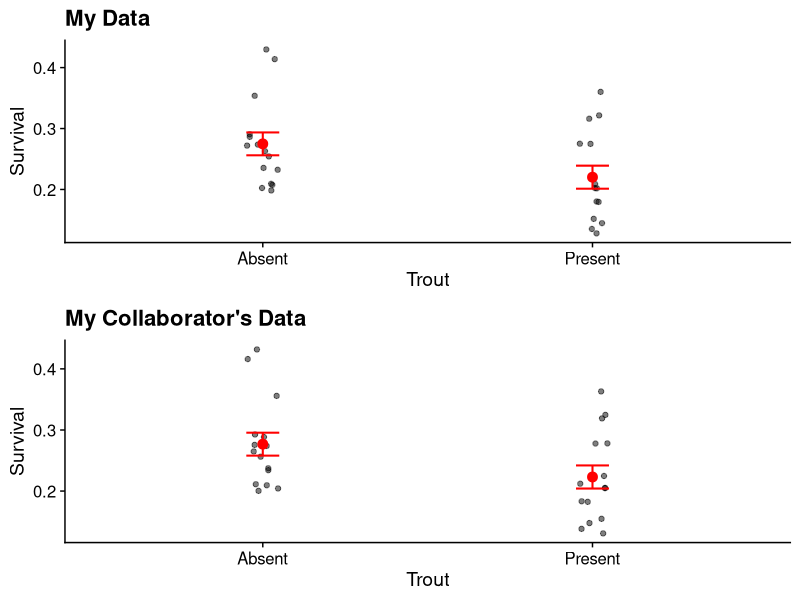
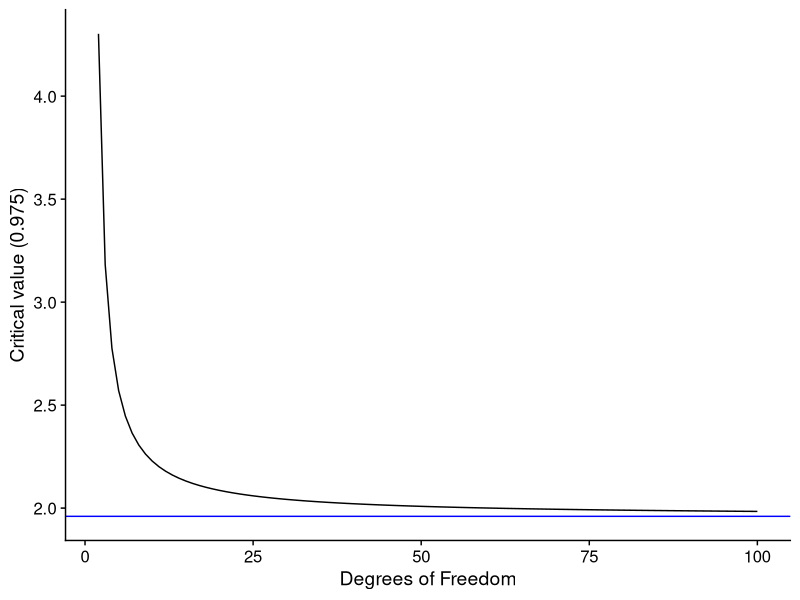

These figures' R source, in order:
## ---- chunk 1
#| label: setup
#| message: false
#| warning: false

# FIXME
library(tidyverse)
library(readxl)
library(cowplot)

library(knitr)
theme_set(theme_cowplot())

# Datasets
#   Stalkies.csv
#   BrookTrout1.csv
#   BrookTrout2.csv
#   mammals.xlsx

## ---- chunk 2
# FIXME

stalk <- read_csv("../data/Stalkies.csv", show_col_types = FALSE)
glimpse(stalk)
## ---- chunk 3
# FIXME

stalk <- read_csv("../data/Stalkies.csv", show_col_types = FALSE)


# Cotton
Cotton <- stalk |> filter(food_source == "Cotton") |> pull(eye_span)
(Cotton_Approx <- c(mean(Cotton) - 2 * sd(Cotton) / sqrt(length(Cotton)),
                    mean(Cotton) + 2 * sd(Cotton) / sqrt(length(Cotton))))

# Corn
Corn <- stalk |> filter(food_source == "Corn") |> pull(eye_span)
(Corn_Approx <- c(mean(Corn) - 2 * sd(Corn) / sqrt(length(Corn)),
                 mean(Corn) + 2 * sd(Corn) / sqrt(length(Corn))))


# Or doing this is all one step by subsetting
mean(stalk$eye_span[stalk$food_source == 'Cotton']) -
  2 * sd(stalk$eye_span[stalk$food_source == 'Cotton'] /
           sqrt(length(stalk$eye_span[stalk$food_source == 'Cotton'])))

mean(stalk$eye_span[stalk$food_source == 'Cotton']) +
  2 * sd(stalk$eye_span[stalk$food_source == 'Cotton'] /
           sqrt(length(stalk$eye_span[stalk$food_source == 'Cotton'])))

mean(stalk$eye_span[stalk$food_source == 'Corn']) -
  2 * sd(stalk$eye_span[stalk$food_source == 'Corn'] /
           sqrt(length(stalk$eye_span[stalk$food_source == 'Corn'])))

mean(stalk$eye_span[stalk$food_source == 'Corn']) +
  2 * sd(stalk$eye_span[stalk$food_source == 'Corn'] /
           sqrt(length(stalk$eye_span[stalk$food_source == 'Corn'])))

## We can write functions to do the SEM and approximate CI
## approx_CI returns a tibble with the lower and upper
## bounds of the CI. Note the use of group_modify() to 
## apply approx_CI() to each group.
SEM <- function(x) return(sd(x) / sqrt(length(x)))

approx_CI <- function(x, ...) {
  upper <- mean(x) + 2 * SEM(x)
  lower <- mean(x) - 2 * SEM(x)
  return(tibble(lower, upper))
}

stalk |> 
  group_by(food_source) |> 
  group_modify(~ approx_CI(.x$eye_span))
## ---- chunk 4
# FIXME

# Cotton
t_crit <- qt(0.975, df = length(Cotton) - 1)
(Cotton_Exact <- c(mean(Cotton) - t_crit * SEM(Cotton),
                  mean(Cotton) + t_crit * SEM(Cotton)))

# Corn
t_crit <- qt(0.975, df = length(Corn) - 1)
(Corn_Exact <- c(mean(Corn) - t_crit * SEM(Corn),
                 mean(Corn) + t_crit * SEM(Corn)))

# And using a modified version of our function
exact_CI <- function(x, ...) {
  t_crit <- qt(0.975, df = length(x) - 1)
  upper <- mean(x) + t_crit * SEM(x)
  lower <- mean(x) - t_crit * SEM(x)
  return(tibble(lower, upper))
}

stalk |> 
  group_by(food_source) |> 
  group_modify(~ exact_CI(.x$eye_span)) |> 
  ungroup() |> 
  print(digits = 4)

# Differences
diff(Cotton_Approx)
diff(Cotton_Exact)

diff(Corn_Approx)
diff(Corn_Exact)
## ---- chunk 5
# FIXME
BT1 <- read_csv("../data/BrookTrout1.csv", show_col_types = FALSE)
BT2 <- read_csv("../data/BrookTrout2.csv", show_col_types = FALSE)
## ---- chunk 6
# FIXME
p1 <- ggplot(BT1, aes(x = Trout, y = Proportion_Surviving)) +
  geom_point(position = position_jitter(width = 0.05), alpha = 0.5) +
  stat_summary(fun = mean, geom = "point", size = 3, color = "red") +
  stat_summary(fun.data = mean_se, geom = "errorbar", width = 0.1,
               color = "red", size = 0.7) +
  labs(x = "Trout", y = "Survival", title = "My Data")
p2 <- ggplot(BT2, aes(x = Trout, y = Proportion_Surviving)) +
  geom_point(position = position_jitter(width = 0.05), alpha = 0.5) +
  stat_summary(fun = mean, geom = "point", size = 3, color = "red") +
  stat_summary(fun.data = mean_se, geom = "errorbar", width = 0.1,
               color = "red", size = 0.7) +
  labs(x = "Trout", y = "Survival", title = "My Collaborator's Data")

plot_grid(p1, p2, nrow = 2)
## ---- chunk 7
# FIXME
fm1 <- lm(Proportion_Surviving ~ Trout, BT1)
summary(fm1)
## ---- chunk 8
# FIXME
fm2 <- lm(Proportion_Surviving ~ Trout, BT2)
summary(fm2)
## ---- chunk 9
M <- tibble::tibble(Survival = c("Survived", "Did not survive"),
                    `Trout absent` = c(946, 3470),
                    `Trout present` = c(919, 3876))
knitr::kable(M)
## ---- chunk 10
# FIXME
CVs <- tibble(dfs = seq(2, 100, by = 1),
              crit_vals = qt(0.975, df = dfs,
                             lower.tail = TRUE))

CVs |>
  ggplot(aes(dfs, crit_vals)) +
  geom_line() +
  geom_hline(yintercept = qnorm(0.025, lower.tail = FALSE),
             color = "blue") +
  labs(x = "Degrees of Freedom", y = "Critical value (0.975)")
## ---- chunk 11
# Let's just adapt the approximate CI function from
# Problem Set 6. We will make it a little more flexible
# by allowing us to specify the desired interval with
# `prob`. Default to 95% CI.
SEM <- function(x) return(sd(x) / sqrt(length(x)))

exact_CI <- function(x, prob = 0.95) {
  t_crit <- qt((1 - prob) / 2,
               df = length(x) - 1,
               lower.tail = FALSE)
  Upper <- mean(x) + t_crit * SEM(x)
  Lower <- mean(x) - t_crit * SEM(x)
  return(tibble(Lower, Mean = mean(x), Upper))
}

CIs <- BT1 |> 
  group_by(Trout) |> 
  group_modify(~ exact_CI(.x$Proportion_Surviving))

knitr::kable(CIs)
